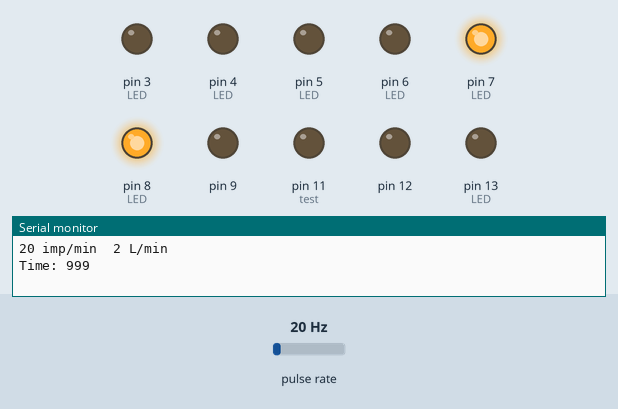
Simulated run of this sketch. Board: Arduino Uno, built with avr-gcc and run on an emulated ATmega328P. Shown: output pins drawn as LEDs (lit = HIGH), the last lines printed to the serial monitor. Wiring (inferred from the names in the program): pulse sensor: data pin 2. Inputs (shaded band) come from the test bench; at power-on: pulse rate 20 Hz.

Above: at 1.2 s.
1.3 s: pulse rate (sensor on pin 2) set to 17 Hz
At 4.2 s:
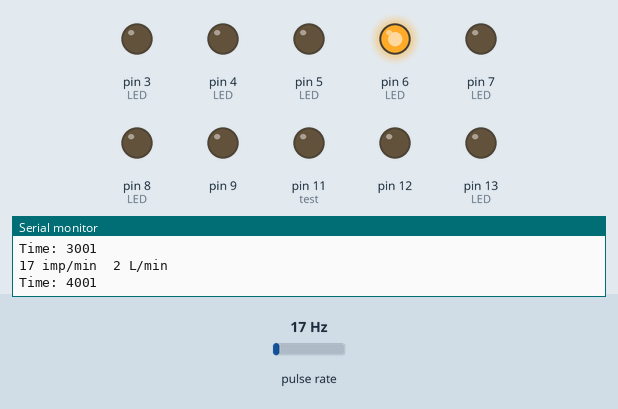
4.3 s: pulse rate (sensor on pin 2) set to 15 Hz
7.2 s: pulse rate (sensor on pin 2) set to 13 Hz
At 9.9 s:
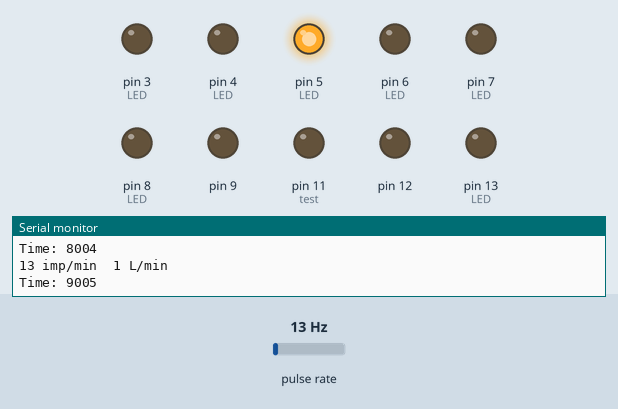
10.2 s: pulse rate (sensor on pin 2) set to 11 Hz
13.2 s: pulse rate (sensor on pin 2) set to 9 Hz
At 15.9 s:
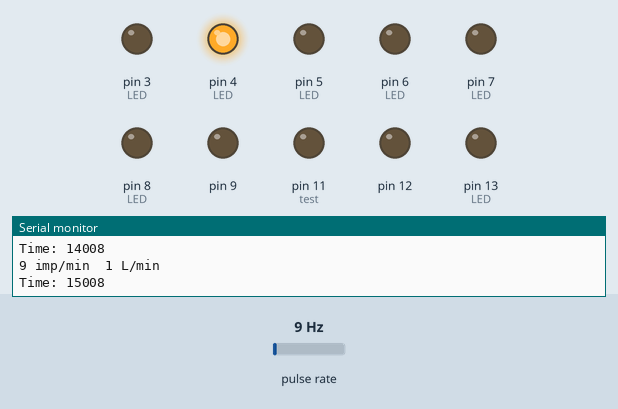
16.2 s: pulse rate (sensor on pin 2) set to 16 Hz
At 45.7 s:
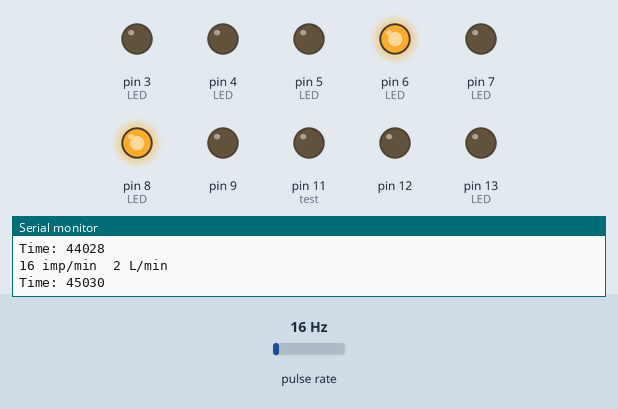
Timing chart, 0 to 46.5 s (numbered marks = the images above; inputs shaded):
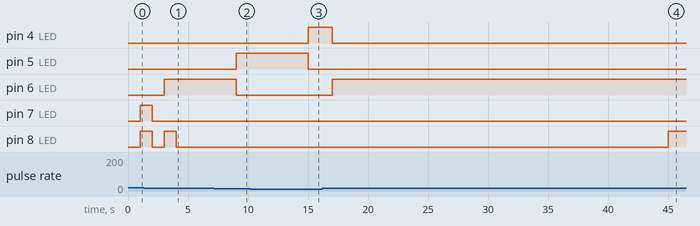

Measured:
- the behaviour switches between 18 and 17 Hz on pulse rate (sensor on pin 2) (found by bisection; images 0 and 1)
- the behaviour switches between 14 and 13 Hz on pulse rate (sensor on pin 2) (found by bisection; images 1 and 2)
- the behaviour switches between 10 and 9 Hz on pulse rate (sensor on pin 2) (found by bisection; images 2 and 3)
- after the input at 1.3 s, pin 6 (LED): LOW → HIGH after 1.7 s; pin 7 (LED): goes on until 2.0 s, then stays LOW
- after the input at 7.2 s, pin 5 (LED): LOW → HIGH after 1.8 s; pin 6 (LED): HIGH → LOW after 1.8 s
- after the input at 13.2 s, pin 4 (LED): LOW → HIGH after 1.8 s; pin 5 (LED): HIGH → LOW after 1.8 s
- after the input at 16.2 s, pin 4 (LED): HIGH → LOW after 0.81 s; pin 6 (LED): LOW → HIGH after 0.81 s

The sketch:

WaterFlowControl.ino
```cpp
    // reading liquid flow rate using Seeeduino and Water Flow Sensor from Seeedstudio.com
    // Code adapted by Charles Gantt from PC Fan RPM code written by Crenn @thebestcasescenario.com
    // http:/themakersworkbench.com http://thebestcasescenario.com http://seeedstudio.com

    volatile int NbTopsFan; //measuring the rising edges of the signal
    int Calc;
    int hallsensor = 2;    //The pin location of the sensor
    boolean buzzer_flag = false; // status buzzera dlya pereryvchatogo zvuchannya
    boolean warming_flag = false; // POWERLED blinking during set-up time

    unsigned long time; // chas roboty bloku, BUZZER ne pracyu
    long previousMillis = 0;        // will store last time BUZZER was updated
    long interval = 120000;           // interval at which to buzz (milliseconds)

    int Alarm_Flag = LOW;

    void rpm ()     //This is the function that the interupt calls
    {
      NbTopsFan++;  //This function measures the rising and falling edge of the  hall effect sensors signal
    }
    // The setup() method runs once, when the sketch starts
    void setup() //
    {
      pinMode(13, OUTPUT); // **Arduino LED** initialize digital pin 13 as an output.
      pinMode(12, OUTPUT); // **SIGNAL**  initialize digital pin 12 as an output.
      pinMode(11, OUTPUT);//test
      pinMode(3, OUTPUT); // **RED1 LED** initialize digital pin 3 as an output.
      pinMode(4, OUTPUT); // **YELLOW1 LED** initialize digital pin 4 as an output.
      pinMode(5, OUTPUT); // **GREEN1 LED** initialize digital pin 5 as an output.
      pinMode(6, OUTPUT); // **YELLOW2 LED** initialize digital pin 6 as an output.
      pinMode(7, OUTPUT); // **RED2 LED** initialize digital pin 7 as an output.

      pinMode(8, OUTPUT); // **GREEN2 POWER LED** initialize digital pin 8 as an output.

      pinMode(9, OUTPUT); // **RF - transmitter OUTPUT** initialize digital pin 9 as an output.

      pinMode(hallsensor, INPUT); //initializes digital pin 2 as an input

      Serial.begin(9600); //This is the setup function where the serial port is initialised,
      attachInterrupt(0, rpm, RISING); //and the interrupt is attached
    }
    // the loop() method runs over and over again,
    // as long as the Arduino has power
    void loop ()
    {

      // start POWER_LED
      //digitalWrite(8, HIGH);


      NbTopsFan = 0;   //Set NbTops to 0 ready for calculations
      sei();      //Enables interrupts
      delay (1000);   //Wait 1 second
      cli();      //Disable interrupts
      Calc = (NbTopsFan / 7.5); //(Pulse frequency x 60) / 7.5Q, = flow rate  in L/hour

      Serial.print (NbTopsFan, DEC); //Prints the number of impulses
      Serial.print (" imp/min  "); //Prints "imp/hour"

      Serial.print (Calc, DEC); //Prints the number calculated above
      Serial.print (" L/min\r\n"); //Prints "L/hour" and returns a  new line

      Serial.print("Time: ");
      time = millis();
      //выводим время с момента старта программы
      Serial.println(time);


      if (time > 45000){
      Alarm_Flag = HIGH;
      digitalWrite(8, HIGH);
      }else{
      if (warming_flag){
        digitalWrite(8, LOW);
        warming_flag = !buzzer_flag;  // RED2 LED ON, BUZZER ON, RF cannal ON, ALL BLINKING others - LOW
        }else{
        digitalWrite(8, HIGH);
        warming_flag = !buzzer_flag;
        }
      }

      if(time - previousMillis > interval) {
      previousMillis = time;
      digitalWrite(12, HIGH);
      delay (600);
      digitalWrite(12, LOW);
      }

      if (NbTopsFan >= 18 ){
      digitalWrite(3, LOW);
      digitalWrite(4, LOW); // RED2 LED ON, BUZZER ON, others - LOW
      digitalWrite(5, LOW);
      digitalWrite(6, LOW);

        if (buzzer_flag){
        digitalWrite(7, LOW);
        digitalWrite(12, LOW);
        digitalWrite(9, LOW);
        buzzer_flag = !buzzer_flag;  // RED2 LED ON, BUZZER ON, RF cannal ON, ALL BLINKING others - LOW
        }else{
        digitalWrite(7, HIGH);
        digitalWrite(12, Alarm_Flag);
        digitalWrite(9, Alarm_Flag);
        buzzer_flag = !buzzer_flag;
        }

      }else if (NbTopsFan < 18 && NbTopsFan >= 14){
      digitalWrite(3, LOW);
      digitalWrite(4, LOW);
      digitalWrite(5, LOW);   // YELLOW2 LED ON, others - LOW
      digitalWrite(7, LOW);
      digitalWrite(12, LOW);
      digitalWrite(6, HIGH);
      }else if (NbTopsFan < 14 && NbTopsFan >= 10){
      digitalWrite(3, LOW);
      digitalWrite(4, LOW);
      digitalWrite(6, LOW);  // GREEN1 LED ON, others - LOW
      digitalWrite(7, LOW);
      digitalWrite(12, LOW);
      digitalWrite(5, HIGH);
      }else if (NbTopsFan < 10 && NbTopsFan >= 6){
      digitalWrite(3, LOW);
      digitalWrite(5, LOW);
      digitalWrite(6, LOW);   // YELLOW1 LED ON, others - LOW
      digitalWrite(7, LOW);
      digitalWrite(12, LOW);
      digitalWrite(4, HIGH);
      }else if (NbTopsFan < 6){
      digitalWrite(4, LOW);
      digitalWrite(5, LOW);  //RED1 LED ON, BUZZER ON, others - LOW
      digitalWrite(6, LOW);
      digitalWrite(7, LOW);

        if (buzzer_flag){
        digitalWrite(3, LOW);
        digitalWrite(12, LOW);
        digitalWrite(9, LOW);
        buzzer_flag = !buzzer_flag; // RED1 LED ON, BUZZER ON, RF cannal ON, ALL BLINKING; others - LOW
        }else{
        digitalWrite(3, HIGH);
        digitalWrite(12, Alarm_Flag);
        digitalWrite(9, Alarm_Flag);
        buzzer_flag = !buzzer_flag;
        }
      }

    }
```
